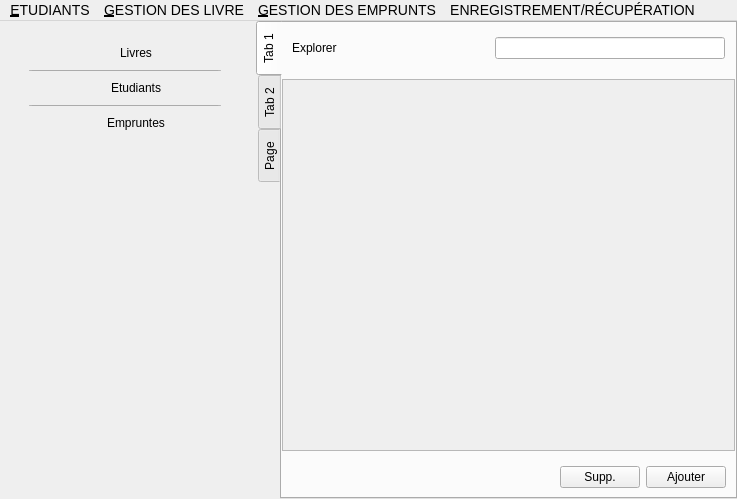
<?xml version="1.0" encoding="UTF-8"?>
<ui version="4.0">
 <class>MainWindow</class>
 <widget class="QMainWindow" name="MainWindow">
  <property name="geometry">
   <rect>
    <x>0</x>
    <y>0</y>
    <width>737</width>
    <height>499</height>
   </rect>
  </property>
  <property name="windowTitle">
   <string>MainWindow</string>
  </property>
  <property name="autoFillBackground">
   <bool>false</bool>
  </property>
  <property name="styleSheet">
   <string notr="true">QPushButton#delBtn, QPushButton#suppLivreBtn{
	background-color: red;
	color: white;
}
QPushButton#addBtn, QPushButton#ajouterLivreBtn{
	background-color: green;
	color: white;
}
#livreTabToolBar, #etudTabToolBar{
	border-style: solid;
	border-width: 2px 0 0 0;
	border-color: #e1e1e1;
}

#body{
	background-color: white;
}

#side_nav{
	background-color: #f1f0f2;
}
#side_nav &gt; #top_aside &gt; QPushButton{
	color: #808081;
	text-align: left;
}
#side_nav &gt; #top_aside &gt; QPushButton:pressed {
	/*background-color: transparent;*/
	border: none;
}
#side_nav &gt; #top_aside &gt; QPushButton[current=true]{
	color: #2c4585;
}

QTabWidget#tabWidget {
	border: none;
}
QTabWidget#tabWidget::pane {
	border: 0;
}
QTabWidget#tabWidget QTabBar::tab {
	width: 0;
}

#nav{
	border-style: solid;
	border-width: 0 0 1 0;
	border-color: #e1e1e1;
}
#Explorer_titre{
	font-weight: 600;
	font-size: 20px;
}
#scrollArea, #scrollAreaContent{
	background-color: transparent;
}
#ligneLivres{
	background-color: transparent;
	border-style: solid;
	border-width: 1px 0px;
	border-color: #e1e1e1;
}
#livres{
	background-color: transparent;
}
#livres &gt; QPushButton{
	background-color: green;
	/*border-image: url(:/testPrefix/arrow.jpg) 0 0 0 0 stretch stretch;*/
}




QScrollBar:vertical {
  width: 8px;
  margin: 0 2px;
  border-style: none;
	background-color: rgb(186, 189, 182);
}
QScrollBar::handle:vertical {
  min-height: 10px;
	background-color: rgb(85, 87, 83);
}
QScrollBar::sub-line:vertical {
	height: 0;
}
QScrollBar::add-line:vertical {
	height: 0;
}
</string>
  </property>
  <widget class="QWidget" name="tabs">
   <property name="styleSheet">
    <string notr="true"/>
   </property>
   <layout class="QGridLayout" name="gridLayout_3">
    <property name="leftMargin">
     <number>0</number>
    </property>
    <property name="topMargin">
     <number>0</number>
    </property>
    <property name="rightMargin">
     <number>0</number>
    </property>
    <property name="bottomMargin">
     <number>0</number>
    </property>
    <item row="0" column="0">
     <widget class="QWidget" name="body" native="true">
      <property name="minimumSize">
       <size>
        <width>0</width>
        <height>0</height>
       </size>
      </property>
      <layout class="QHBoxLayout" name="horizontalLayout_2">
       <property name="leftMargin">
        <number>0</number>
       </property>
       <property name="topMargin">
        <number>0</number>
       </property>
       <property name="rightMargin">
        <number>0</number>
       </property>
       <property name="bottomMargin">
        <number>0</number>
       </property>
       <item>
        <widget class="QWidget" name="side_nav" native="true">
         <layout class="QVBoxLayout" name="layout">
          <property name="leftMargin">
           <number>20</number>
          </property>
          <property name="topMargin">
           <number>20</number>
          </property>
          <property name="rightMargin">
           <number>20</number>
          </property>
          <property name="bottomMargin">
           <number>0</number>
          </property>
          <item>
           <widget class="QWidget" name="top_aside" native="true">
            <property name="maximumSize">
             <size>
              <width>16777215</width>
              <height>16777215</height>
             </size>
            </property>
            <layout class="QVBoxLayout" name="verticalLayout_2">
             <property name="topMargin">
              <number>1</number>
             </property>
             <item>
              <widget class="QPushButton" name="livresBtn">
               <property name="maximumSize">
                <size>
                 <width>170</width>
                 <height>16777215</height>
                </size>
               </property>
               <property name="layoutDirection">
                <enum>Qt::RightToLeft</enum>
               </property>
               <property name="text">
                <string>Livres</string>
               </property>
               <property name="icon">
                <iconset>
                 <normaloff>../../Documents/PythonProjects/QtProjects/MiniProject/arrow.jpg</normaloff>../../Documents/PythonProjects/QtProjects/MiniProject/arrow.jpg</iconset>
               </property>
               <property name="iconSize">
                <size>
                 <width>10</width>
                 <height>10</height>
                </size>
               </property>
               <property name="flat">
                <bool>true</bool>
               </property>
               <property name="current" stdset="0">
                <bool>true</bool>
               </property>
              </widget>
             </item>
             <item>
              <widget class="QPushButton" name="sep1">
               <property name="maximumSize">
                <size>
                 <width>16777215</width>
                 <height>1</height>
                </size>
               </property>
               <property name="text">
                <string/>
               </property>
              </widget>
             </item>
             <item>
              <widget class="QPushButton" name="etudiantsBtn">
               <property name="maximumSize">
                <size>
                 <width>170</width>
                 <height>16777215</height>
                </size>
               </property>
               <property name="layoutDirection">
                <enum>Qt::RightToLeft</enum>
               </property>
               <property name="text">
                <string>Etudiants</string>
               </property>
               <property name="icon">
                <iconset>
                 <normaloff>../../Documents/PythonProjects/QtProjects/MiniProject/arrow.jpg</normaloff>../../Documents/PythonProjects/QtProjects/MiniProject/arrow.jpg</iconset>
               </property>
               <property name="iconSize">
                <size>
                 <width>10</width>
                 <height>10</height>
                </size>
               </property>
               <property name="flat">
                <bool>true</bool>
               </property>
               <property name="current" stdset="0">
                <bool>false</bool>
               </property>
              </widget>
             </item>
             <item>
              <widget class="QPushButton" name="sep2">
               <property name="maximumSize">
                <size>
                 <width>16777215</width>
                 <height>1</height>
                </size>
               </property>
               <property name="text">
                <string/>
               </property>
              </widget>
             </item>
             <item>
              <widget class="QPushButton" name="empruntesBtn">
               <property name="maximumSize">
                <size>
                 <width>170</width>
                 <height>16777215</height>
                </size>
               </property>
               <property name="layoutDirection">
                <enum>Qt::RightToLeft</enum>
               </property>
               <property name="text">
                <string>Empruntes</string>
               </property>
               <property name="icon">
                <iconset>
                 <normaloff>../../Documents/PythonProjects/QtProjects/MiniProject/arrow.jpg</normaloff>../../Documents/PythonProjects/QtProjects/MiniProject/arrow.jpg</iconset>
               </property>
               <property name="iconSize">
                <size>
                 <width>10</width>
                 <height>10</height>
                </size>
               </property>
               <property name="flat">
                <bool>true</bool>
               </property>
               <property name="current" stdset="0">
                <bool>false</bool>
               </property>
              </widget>
             </item>
            </layout>
           </widget>
          </item>
          <item>
           <spacer name="horizontalSpacer_2">
            <property name="orientation">
             <enum>Qt::Horizontal</enum>
            </property>
            <property name="sizeType">
             <enum>QSizePolicy::Maximum</enum>
            </property>
            <property name="sizeHint" stdset="0">
             <size>
              <width>210</width>
              <height>20</height>
             </size>
            </property>
           </spacer>
          </item>
          <item>
           <spacer name="verticalSpacer">
            <property name="orientation">
             <enum>Qt::Vertical</enum>
            </property>
            <property name="sizeHint" stdset="0">
             <size>
              <width>20</width>
              <height>40</height>
             </size>
            </property>
           </spacer>
          </item>
         </layout>
        </widget>
       </item>
       <item>
        <widget class="QTabWidget" name="tabWidget">
         <property name="tabPosition">
          <enum>QTabWidget::West</enum>
         </property>
         <property name="currentIndex">
          <number>0</number>
         </property>
         <widget class="QWidget" name="tabLivres">
          <attribute name="title">
           <string>Tab 1</string>
          </attribute>
          <layout class="QGridLayout" name="gridLayout">
           <property name="leftMargin">
            <number>0</number>
           </property>
           <property name="topMargin">
            <number>0</number>
           </property>
           <property name="rightMargin">
            <number>0</number>
           </property>
           <property name="bottomMargin">
            <number>0</number>
           </property>
           <item row="0" column="0">
            <layout class="QVBoxLayout" name="main_content">
             <property name="rightMargin">
              <number>0</number>
             </property>
             <item>
              <widget class="QWidget" name="nav" native="true">
               <property name="minimumSize">
                <size>
                 <width>0</width>
                 <height>50</height>
                </size>
               </property>
               <property name="maximumSize">
                <size>
                 <width>16777215</width>
                 <height>50</height>
                </size>
               </property>
               <layout class="QHBoxLayout" name="horizontalLayout_3">
                <property name="leftMargin">
                 <number>10</number>
                </property>
                <property name="topMargin">
                 <number>9</number>
                </property>
                <property name="rightMargin">
                 <number>10</number>
                </property>
                <item>
                 <widget class="QLabel" name="Explorer_titre">
                  <property name="text">
                   <string>Explorer</string>
                  </property>
                 </widget>
                </item>
                <item>
                 <spacer name="horizontalSpacer">
                  <property name="orientation">
                   <enum>Qt::Horizontal</enum>
                  </property>
                  <property name="sizeHint" stdset="0">
                   <size>
                    <width>40</width>
                    <height>20</height>
                   </size>
                  </property>
                 </spacer>
                </item>
                <item>
                 <widget class="QLineEdit" name="lineEdit">
                  <property name="minimumSize">
                   <size>
                    <width>230</width>
                    <height>0</height>
                   </size>
                  </property>
                 </widget>
                </item>
               </layout>
              </widget>
             </item>
             <item>
              <widget class="QScrollArea" name="scrollArea">
               <property name="horizontalScrollBarPolicy">
                <enum>Qt::ScrollBarAlwaysOff</enum>
               </property>
               <property name="widgetResizable">
                <bool>true</bool>
               </property>
               <widget class="QWidget" name="scrollAreaContent">
                <property name="geometry">
                 <rect>
                  <x>0</x>
                  <y>0</y>
                  <width>518</width>
                  <height>368</height>
                 </rect>
                </property>
                <layout class="QVBoxLayout" name="verticalLayout"/>
               </widget>
              </widget>
             </item>
             <item>
              <widget class="QWidget" name="livreTabToolBar" native="true">
               <layout class="QHBoxLayout" name="livreTabToolBarLayout">
                <item>
                 <spacer name="horizontalSpacer_5">
                  <property name="orientation">
                   <enum>Qt::Horizontal</enum>
                  </property>
                  <property name="sizeHint" stdset="0">
                   <size>
                    <width>40</width>
                    <height>20</height>
                   </size>
                  </property>
                 </spacer>
                </item>
                <item>
                 <widget class="QPushButton" name="suppLivreBtn">
                  <property name="text">
                   <string>Supp.</string>
                  </property>
                 </widget>
                </item>
                <item>
                 <widget class="QPushButton" name="ajouterLivreBtn">
                  <property name="text">
                   <string>Ajouter</string>
                  </property>
                 </widget>
                </item>
               </layout>
              </widget>
             </item>
            </layout>
           </item>
          </layout>
         </widget>
         <widget class="QWidget" name="tabEtudiants">
          <attribute name="title">
           <string>Tab 2</string>
          </attribute>
          <layout class="QGridLayout" name="gridLayout_2">
           <property name="leftMargin">
            <number>0</number>
           </property>
           <property name="topMargin">
            <number>0</number>
           </property>
           <property name="rightMargin">
            <number>0</number>
           </property>
           <property name="bottomMargin">
            <number>0</number>
           </property>
           <item row="0" column="0">
            <layout class="QVBoxLayout" name="etudiants">
             <property name="topMargin">
              <number>7</number>
             </property>
             <property name="rightMargin">
              <number>7</number>
             </property>
             <property name="bottomMargin">
              <number>0</number>
             </property>
             <item>
              <layout class="QHBoxLayout" name="horizontalLayout">
               <item>
                <widget class="QLineEdit" name="searchBar"/>
               </item>
               <item>
                <widget class="QPushButton" name="saveBtn">
                 <property name="minimumSize">
                  <size>
                   <width>30</width>
                   <height>30</height>
                  </size>
                 </property>
                 <property name="maximumSize">
                  <size>
                   <width>30</width>
                   <height>30</height>
                  </size>
                 </property>
                 <property name="text">
                  <string>S</string>
                 </property>
                </widget>
               </item>
               <item>
                <widget class="QPushButton" name="loadBtn">
                 <property name="minimumSize">
                  <size>
                   <width>30</width>
                   <height>30</height>
                  </size>
                 </property>
                 <property name="maximumSize">
                  <size>
                   <width>30</width>
                   <height>16777215</height>
                  </size>
                 </property>
                 <property name="text">
                  <string>L</string>
                 </property>
                </widget>
               </item>
               <item>
                <widget class="QPushButton" name="clearBtn">
                 <property name="text">
                  <string>clear</string>
                 </property>
                </widget>
               </item>
              </layout>
             </item>
             <item>
              <widget class="QTableWidget" name="table">
               <property name="enabled">
                <bool>true</bool>
               </property>
               <property name="editTriggers">
                <set>QAbstractItemView::NoEditTriggers</set>
               </property>
               <property name="rowCount">
                <number>0</number>
               </property>
               <column>
                <property name="text">
                 <string>Nom</string>
                </property>
               </column>
               <column>
                <property name="text">
                 <string>Prenom</string>
                </property>
               </column>
               <column>
                <property name="text">
                 <string>Date Naiss.</string>
                </property>
               </column>
               <column>
                <property name="text">
                 <string>Adresse</string>
                </property>
               </column>
               <column>
                <property name="text">
                 <string>Mail</string>
                </property>
               </column>
               <column>
                <property name="text">
                 <string>Tel.</string>
                </property>
               </column>
               <column>
                <property name="text">
                 <string>Section</string>
                </property>
               </column>
               <column>
                <property name="text">
                 <string>Niveau</string>
                </property>
               </column>
              </widget>
             </item>
            </layout>
           </item>
           <item row="1" column="0">
            <widget class="QWidget" name="etudTabToolBar" native="true">
             <layout class="QHBoxLayout" name="etudTabToolBarLayout">
              <item>
               <spacer name="horizontalSpacer_4">
                <property name="orientation">
                 <enum>Qt::Horizontal</enum>
                </property>
                <property name="sizeHint" stdset="0">
                 <size>
                  <width>40</width>
                  <height>20</height>
                 </size>
                </property>
               </spacer>
              </item>
              <item>
               <widget class="QPushButton" name="delBtn">
                <property name="text">
                 <string>del</string>
                </property>
                <property name="col" stdset="0">
                 <string>red</string>
                </property>
               </widget>
              </item>
              <item>
               <widget class="QPushButton" name="addBtn">
                <property name="text">
                 <string>add</string>
                </property>
               </widget>
              </item>
             </layout>
            </widget>
           </item>
          </layout>
         </widget>
         <widget class="QWidget" name="tabEmpruntes">
          <attribute name="title">
           <string>Page</string>
          </attribute>
          <layout class="QGridLayout" name="gridLayout_4">
           <item row="0" column="0">
            <widget class="QPushButton" name="pushButton_4">
             <property name="text">
              <string>PushButton</string>
             </property>
            </widget>
           </item>
           <item row="1" column="0">
            <widget class="QPushButton" name="pushButton_8">
             <property name="text">
              <string>PushButton</string>
             </property>
            </widget>
           </item>
          </layout>
         </widget>
        </widget>
       </item>
      </layout>
     </widget>
    </item>
   </layout>
  </widget>
  <widget class="QMenuBar" name="menubar">
   <property name="geometry">
    <rect>
     <x>0</x>
     <y>0</y>
     <width>737</width>
     <height>22</height>
    </rect>
   </property>
   <property name="styleSheet">
    <string notr="true">font-size: 14px;</string>
   </property>
   <widget class="QMenu" name="menuFile">
    <property name="styleSheet">
     <string notr="true"/>
    </property>
    <property name="title">
     <string>&amp;ETUDIANTS</string>
    </property>
    <widget class="QMenu" name="menu_Recherche_affichage">
     <property name="title">
      <string>&amp;Recherche, affichage</string>
     </property>
     <addaction name="action_Contenu_du_dictionnaire_tudiants"/>
     <addaction name="action_Recherche_par_num_ro_inscription"/>
     <addaction name="action_oo"/>
     <addaction name="action_Recherche_par_section_et_niveau"/>
     <addaction name="action_Recherche_par_niveau"/>
    </widget>
    <widget class="QMenu" name="menu_Mise_jour_tudiants">
     <property name="styleSheet">
      <string notr="true"/>
     </property>
     <property name="title">
      <string>&amp;Mise à jour étudiants</string>
     </property>
     <widget class="QMenu" name="menu_Supprimer_tudiant">
      <property name="title">
       <string>&amp;Supprimer étudiant</string>
      </property>
      <addaction name="action_Suppression_tudiant_donn"/>
      <addaction name="action_Suppression_des_tudiants_d_une_section_donn_e"/>
      <addaction name="action_Suppression_des_tudiants_d_un_niveau_donn_e"/>
      <addaction name="actionSuppression_des_tudiants_d_une_section_et_un_niveau"/>
     </widget>
     <widget class="QMenu" name="menu_Modifier_tudiant">
      <property name="title">
       <string>&amp;Modifier étudiant</string>
      </property>
      <addaction name="action_T_l_phone"/>
      <addaction name="action_Mail"/>
      <addaction name="action_Adresse"/>
     </widget>
     <addaction name="action_Ajouter_tudiant_2"/>
     <addaction name="menu_Supprimer_tudiant"/>
     <addaction name="menu_Modifier_tudiant"/>
    </widget>
    <addaction name="menu_Mise_jour_tudiants"/>
    <addaction name="menu_Recherche_affichage"/>
   </widget>
   <widget class="QMenu" name="menuLivre">
    <property name="title">
     <string>&amp;GESTION DES LIVRE</string>
    </property>
    <widget class="QMenu" name="menuMise_jour">
     <property name="title">
      <string>Mise à jour</string>
     </property>
     <widget class="QMenu" name="menuSupprimer">
      <property name="title">
       <string>Supprimer</string>
      </property>
      <addaction name="actionSuppression_livre_donn"/>
      <addaction name="actionSuppression_livres_d_un_auteur_donn"/>
      <addaction name="actionSuppression_livres_d_une_ann_e_donn_e"/>
     </widget>
     <addaction name="actionAjouter_un_nouvel_livre"/>
     <addaction name="menuSupprimer"/>
     <addaction name="actionModifier_nombre_d_exemplaires_d_un_livre"/>
    </widget>
    <widget class="QMenu" name="menuRecherche_affichage">
     <property name="title">
      <string>Recherche, affichage</string>
     </property>
     <addaction name="actionContenu_du_dictionnaire_LIVRE"/>
     <addaction name="actionRecherche_par_R_f_rence"/>
     <addaction name="actionRecherche_par_titre"/>
     <addaction name="actionRecherche_livres_par_ann_e_dition_donn_e"/>
     <addaction name="actionRecherche_et_affichage_des_livres_par_ordre_alphab_tique"/>
    </widget>
    <addaction name="menuMise_jour"/>
    <addaction name="menuRecherche_affichage"/>
   </widget>
   <widget class="QMenu" name="menu_GESTION_DES_EMPRUNTS">
    <property name="title">
     <string>&amp;GESTION DES EMPRUNTS</string>
    </property>
    <widget class="QMenu" name="menuMise_jour_2">
     <property name="title">
      <string>Mise à jour</string>
     </property>
     <widget class="QMenu" name="menuModifier_Emprunt">
      <property name="title">
       <string>Modifier Emprunt</string>
      </property>
      <addaction name="actionDate_emprunt"/>
      <addaction name="actionDate_retour"/>
     </widget>
     <addaction name="actionAjouter_un_nouvel_emprunt"/>
     <addaction name="actionRetour_d_un_emprunt"/>
     <addaction name="actionSupprimer_d_un_emprunt"/>
     <addaction name="menuModifier_Emprunt"/>
    </widget>
    <widget class="QMenu" name="menuRecherche_affichage_2">
     <property name="title">
      <string>Recherche, affichage</string>
     </property>
     <addaction name="actionContenu_du_dictionnaire_EMPRUNT"/>
     <addaction name="actionRecherche_emprunts_par_livre"/>
     <addaction name="actionRecherche_emprunts_par_tudiant"/>
     <addaction name="actionRecherche_livres_emprunt_s_une_date_donn_e"/>
     <addaction name="actionRecherche_livres_retourn_s_une_date_donn_e"/>
     <addaction name="actionRecherche_livres_emprunt_s_entre_2_dates_donn_es"/>
     <addaction name="actionRecherche_livres_emprunt_s_entre_2_dates_donn_es_2"/>
    </widget>
    <addaction name="menuMise_jour_2"/>
    <addaction name="menuRecherche_affichage_2"/>
   </widget>
   <widget class="QMenu" name="menuENREGISTREMENT_ET_R_CUP_RATION_DES_FICHIERS">
    <property name="title">
     <string>ENREGISTREMENT/RÉCUPÉRATION</string>
    </property>
    <addaction name="actionEnregistrement_fichier_ETUDIANTS"/>
    <addaction name="actionEnregistrement_fichier_ETUDIANTS_2"/>
    <addaction name="separator"/>
    <addaction name="actionEnregistrement_fichier_ETUDIANTS_3"/>
    <addaction name="actionEnregistrement_fichier_ETUDIANTS_4"/>
    <addaction name="separator"/>
    <addaction name="actionEnregistrement_fichier_ETUDIANTS_5"/>
    <addaction name="actionEnregistrement_fichier_ETUDIANTS_6"/>
   </widget>
   <addaction name="menuFile"/>
   <addaction name="menuLivre"/>
   <addaction name="menu_GESTION_DES_EMPRUNTS"/>
   <addaction name="menuENREGISTREMENT_ET_R_CUP_RATION_DES_FICHIERS"/>
  </widget>
  <action name="action_Ajouter_tudiant">
   <property name="text">
    <string>&amp;A&amp;j&amp;o&amp;uter étudiant</string>
   </property>
  </action>
  <action name="actionSupprimer_tudiant">
   <property name="text">
    <string>&amp;Supprimer étudiant</string>
   </property>
  </action>
  <action name="actionModifier_tudiant">
   <property name="text">
    <string>&amp;Modifier étudiant</string>
   </property>
  </action>
  <action name="action_Ajouter_tudiant_2">
   <property name="checkable">
    <bool>false</bool>
   </property>
   <property name="text">
    <string>&amp;Ajouter étudiant</string>
   </property>
  </action>
  <action name="action_Suppression_tudiant_donn">
   <property name="text">
    <string>&amp;Suppression étudiant donné</string>
   </property>
  </action>
  <action name="action_Suppression_des_tudiants_d_une_section_donn_e">
   <property name="text">
    <string>&amp;Suppression des étudiants d'une section donnée</string>
   </property>
  </action>
  <action name="action_Suppression_des_tudiants_d_un_niveau_donn_e">
   <property name="text">
    <string>&amp;Suppression des étudiants d'un niveau donnée</string>
   </property>
  </action>
  <action name="actionSuppression_des_tudiants_d_une_section_et_un_niveau">
   <property name="text">
    <string>&amp;Suppression des étudiants d'une section et un niveau</string>
   </property>
  </action>
  <action name="action_T_l_phone">
   <property name="text">
    <string>&amp;Téléphone</string>
   </property>
  </action>
  <action name="action_Mail">
   <property name="text">
    <string>&amp;Mail</string>
   </property>
  </action>
  <action name="action_Adresse">
   <property name="text">
    <string>&amp;Adresse</string>
   </property>
  </action>
  <action name="action_Contenu_du_dictionnaire_tudiants">
   <property name="text">
    <string>&amp;Contenu du dictionnaire étudiants</string>
   </property>
  </action>
  <action name="action_Recherche_par_num_ro_inscription">
   <property name="text">
    <string>&amp;Recherche par numéro inscription</string>
   </property>
  </action>
  <action name="action_oo">
   <property name="text">
    <string>&amp;Recherche par section</string>
   </property>
  </action>
  <action name="action_Recherche_par_section_et_niveau">
   <property name="text">
    <string>&amp;Recherche par section et niveau</string>
   </property>
  </action>
  <action name="action_Recherche_par_niveau">
   <property name="text">
    <string>&amp;Recherche par niveau</string>
   </property>
  </action>
  <action name="actionAjouter_un_nouvel_livre">
   <property name="text">
    <string>Ajouter un nouvel livre</string>
   </property>
  </action>
  <action name="actionModifier_nombre_d_exemplaires_d_un_livre">
   <property name="text">
    <string>Modifier nombre d'exemplaires d'un livre</string>
   </property>
  </action>
  <action name="actionSuppression_livre_donn">
   <property name="text">
    <string>Suppression livre donné</string>
   </property>
  </action>
  <action name="actionSuppression_livres_d_un_auteur_donn">
   <property name="text">
    <string>Suppression livres d'un auteur donné</string>
   </property>
  </action>
  <action name="actionSuppression_livres_d_une_ann_e_donn_e">
   <property name="text">
    <string>Suppression livres d'une année donnée</string>
   </property>
  </action>
  <action name="actionContenu_du_dictionnaire_LIVRE">
   <property name="text">
    <string>Contenu du dictionnaire LIVRE</string>
   </property>
  </action>
  <action name="actionRecherche_par_R_f_rence">
   <property name="text">
    <string>Recherche par Référence</string>
   </property>
  </action>
  <action name="actionRecherche_par_titre">
   <property name="text">
    <string>Recherche par titre</string>
   </property>
  </action>
  <action name="actionRecherche_livres_par_ann_e_dition_donn_e">
   <property name="text">
    <string>Recherche livres par année édition donnée</string>
   </property>
  </action>
  <action name="actionRecherche_et_affichage_des_livres_par_ordre_alphab_tique">
   <property name="text">
    <string>Recherche et affichage des livres par ordre alphabétique</string>
   </property>
  </action>
  <action name="actionAjouter_un_nouvel_emprunt">
   <property name="text">
    <string>Ajouter un nouvel emprunt</string>
   </property>
  </action>
  <action name="actionRetour_d_un_emprunt">
   <property name="text">
    <string>Retour d'un emprunt</string>
   </property>
  </action>
  <action name="actionSupprimer_d_un_emprunt">
   <property name="text">
    <string>Supprimer un emprunt</string>
   </property>
  </action>
  <action name="actionDate_emprunt">
   <property name="text">
    <string>Date emprunt</string>
   </property>
  </action>
  <action name="actionDate_retour">
   <property name="text">
    <string>Date retour</string>
   </property>
  </action>
  <action name="actionContenu_du_dictionnaire_EMPRUNT">
   <property name="text">
    <string>Contenu du dictionnaire EMPRUNT</string>
   </property>
  </action>
  <action name="actionRecherche_emprunts_par_livre">
   <property name="text">
    <string>Recherche emprunts par livre</string>
   </property>
  </action>
  <action name="actionRecherche_emprunts_par_tudiant">
   <property name="text">
    <string>Recherche emprunts par étudiant</string>
   </property>
  </action>
  <action name="actionRecherche_livres_emprunt_s_une_date_donn_e">
   <property name="text">
    <string>Recherche livres empruntés à une date donnée</string>
   </property>
  </action>
  <action name="actionRecherche_livres_retourn_s_une_date_donn_e">
   <property name="text">
    <string>Recherche livres retournés à une date donnée</string>
   </property>
  </action>
  <action name="actionRecherche_livres_emprunt_s_entre_2_dates_donn_es">
   <property name="text">
    <string>Recherche livres empruntés entre 2 dates données</string>
   </property>
  </action>
  <action name="actionRecherche_livres_emprunt_s_entre_2_dates_donn_es_2">
   <property name="text">
    <string>Recherche livres retournés entre 2 dates données</string>
   </property>
  </action>
  <action name="actionEnregistrement_fichier_ETUDIANTS">
   <property name="text">
    <string>Enregistrement fichier ETUDIANTS</string>
   </property>
  </action>
  <action name="actionEnregistrement_fichier_ETUDIANTS_2">
   <property name="text">
    <string>Récupération fichier ETUDIANTS</string>
   </property>
  </action>
  <action name="actionEnregistrement_fichier_ETUDIANTS_3">
   <property name="text">
    <string>Enregistrement fichier LIVRES</string>
   </property>
  </action>
  <action name="actionEnregistrement_fichier_ETUDIANTS_4">
   <property name="text">
    <string>Récupération fichier LIVRES</string>
   </property>
  </action>
  <action name="actionEnregistrement_fichier_ETUDIANTS_5">
   <property name="text">
    <string>Enregistrement fichier EMPRUNTS</string>
   </property>
  </action>
  <action name="actionEnregistrement_fichier_ETUDIANTS_6">
   <property name="text">
    <string>Récupération fichier EMPRUNTS</string>
   </property>
  </action>
 </widget>
 <resources>
  <include location="test.qrc"/>
 </resources>
 <connections/>
</ui>
